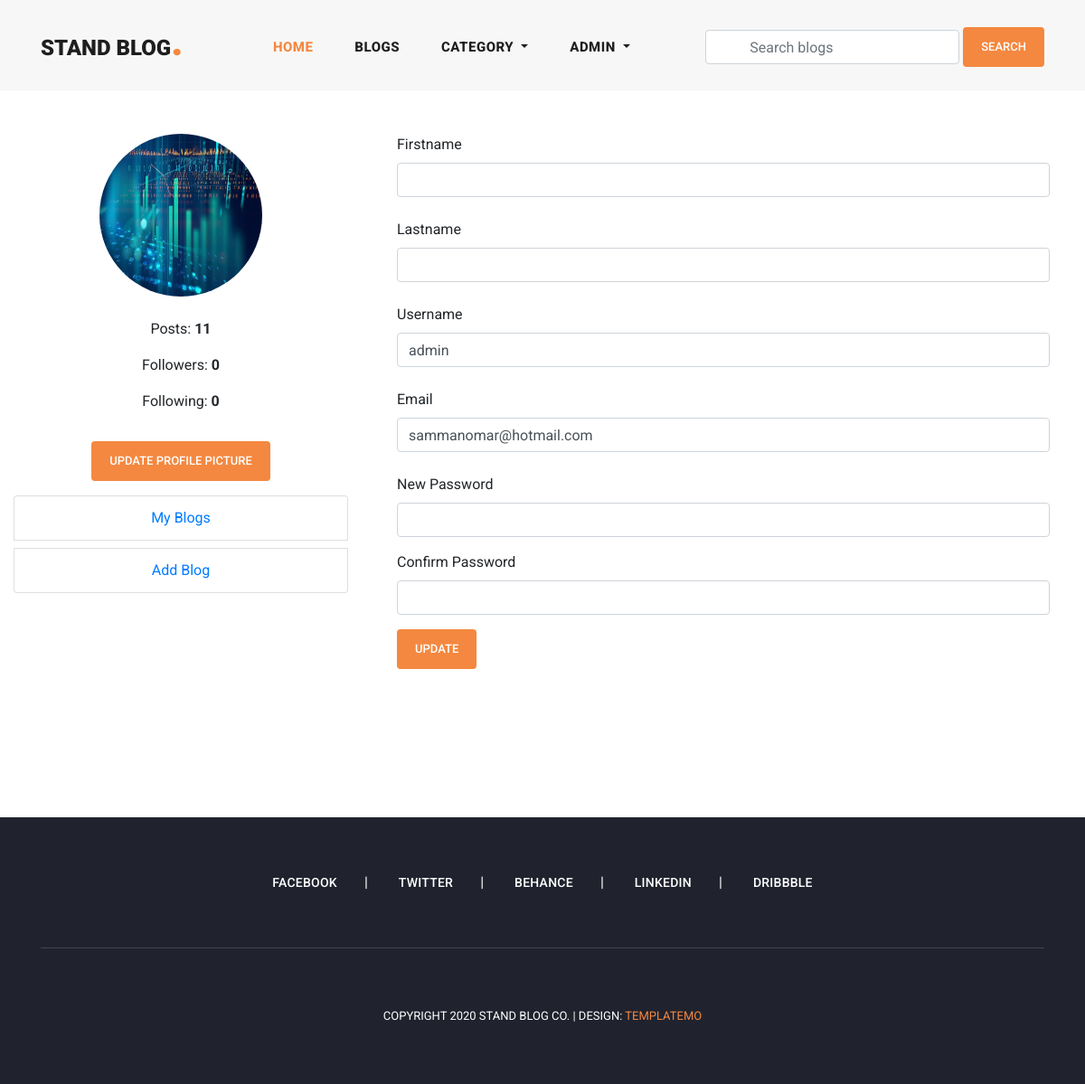
Before: /profile/ (signed in) with the older database file.
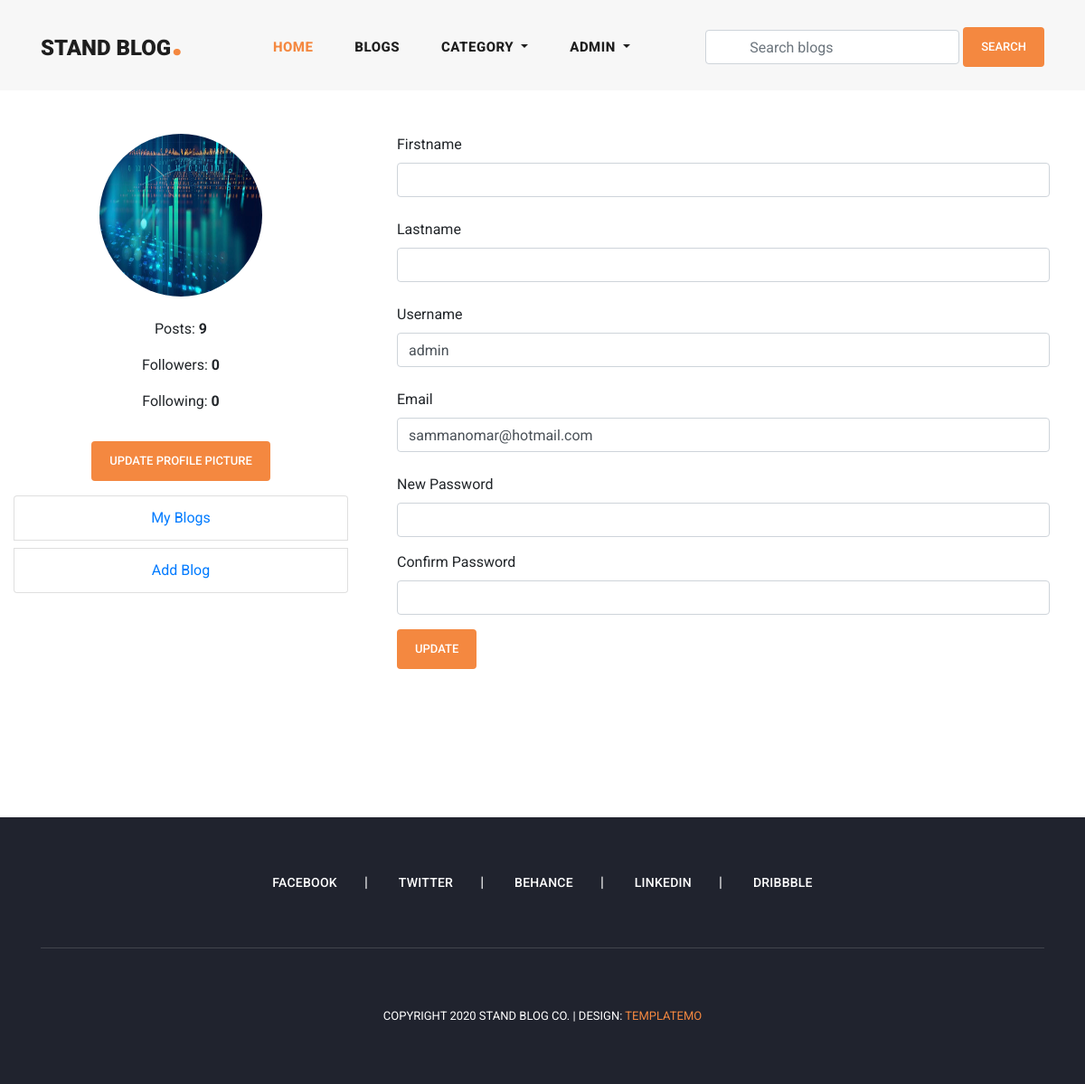
After: the same page with the newer database file.
### user_profile/models.py (models this page shows, shortened)
class User(AbstractUser):
    email = models.EmailField(
        max_length=150,
        unique=True,
        error_messages={
            "unique": "The email must be unique"
        }
    )
    profile_image = models.ImageField(
        null=True,
        blank=True,
        upload_to="profile_images"
    )
    followers = models.ManyToManyField("Follow")
    REQUIRED_FIELDS = ["email"]
    objects = CustomUserManager()
    def get_profile_picture(self):
        url = ""
        try:
            url = self.profile_image.url
        except:
            url = ""
        return url

### user_profile/views.py (the view, shortened to what this page needs)
# urls.py: path('profile/', profile, name='profile'),
@login_required(login_url='login')
def profile(request):
    account = get_object_or_404(User, pk=request.user.pk)
    form = UserProfileUpdateForm(instance=account)
    context = {
        "account": account,
        "form": form
    }
    return render(request, 'profile.html', context)

### user_profile/forms.py (shortened to what this page needs)
class UserProfileUpdateForm(forms.ModelForm):
    class Meta:
        model = User
        fields = ("first_name", "last_name", "username", "email", )

### blog/context_processors.py (called while the page is built)
def get_all_categories(request):
    categories = Category.objects.all()
    context = {
        "categories": categories
    }
    return context

### templates/profile.html (shortened to what this page needs)
{% extends 'base.html' %}
{% load static %}
{% block content %}
<section class="profile">
    <div class="container-fluid">
        <div class="row py-5">
            <div class="col-md-4">
                <div class="text-center">
                    <img class="rounded rounded-circle profile-picture" src="{{request.user.get_profile_picture}}"
                        alt="">
                    <ul class="text-center py-3">
                        <li class="py-2">
                            <span>Posts: <strong>{{account.user_blogs.count}}</strong></span>
                        </li>
                        <li class="py-2">
                            <span>Followers: <strong>{{account.followers.all.count}}</strong></span>
                        </li>
                        <li class="py-2">
                            <span>Following: <strong>{{account.user_follows.all.count}}</strong></span>
                        </li>
                    </ul>
                </div>
                <div class="text-center pt-2 pb-1">
                    <button type="button" class="btn btn-primary" data-toggle="modal" data-target="#exampleModal">
                        Update Profile Picture
                    </button>
                </div>
                <ul class="list-group text-center mt-2 mb-5">
                    <li class="list-group-item my-1">
                        <a class="text-decoration-none" href="{% url 'my_blogs' %}">
                            My Blogs
                        </a>
                    </li>
                    <li class="list-group-item my-1">
                        <a class="text-decoration-none" href="{% url 'add_blog' %}">
                            Add Blog
                        </a>
                    </li>
                </ul>
            </div>
            <div class="col-md-8">
                <form class="px-4" action="{% url 'profile' %}" method="POST">
                    <div class="form-group">
                        <label for="firstname">Firstname</label>
                        <input class="form-control" name="first_name" value="{{account.first_name}}" type="text">
                        <p class="text-danger error py-1">{{form.first_name.errors}}</p>
                    </div>
                    <div class="form-group">
                        <label for="lastname">Lastname</label>
                        <input class="form-control" name="last_name" value="{{account.last_name}}" type="text">
                        <p class="text-danger error py-1">{{form.last_name.errors}}</p>
                    </div>
                    <div class="form-group">
                        <label for="username">Username</label>
                        <input class="form-control" name="username" value="{{account.username}}" type="text">
                        <p class="text-danger error py-1">{{form.username.errors}}</p>
                    </div>
                    <div class="form-group">
                        <label for="email">Email</label>
                        <input class="form-control" name="email" value="{{account.email}}" type="email">
                        <p class="text-danger error py-1">{{form.email.errors}}</p>
                    </div>
                    <div class="form-group">
                        <label for="new_password">New Password</label>
                        <input class="form-control" name="new_password" value="" type="password">
                    </div>
                    <div class="form-group">
                        <label for="confirm_password">Confirm Password</label>
                        <input class="form-control" name="confirm_password" value="" type="password">
                    </div>
                    <div class="form-group mt-2">
                        <button class="btn btn-primary">Update</button>
                    </div>
                </form>
            </div>
        </div>
    </div>
</section>
{% endblock content %}

### templates/header.html (shortened to what this page needs)
<header class="">
    <nav class="navbar navbar-expand-lg">
        <div class="container">
            <a class="navbar-brand" href="index.html">
                <h2>Stand Blog<em>.</em></h2>
            </a>
            <div class="collapse navbar-collapse" id="navbarResponsive">
                <ul class="navbar-nav ml-auto">
                    <li class="nav-item active">
                        <a class="nav-link" href="{% url 'home' %}">Home
                        </a>
                    </li>
                    <li class="nav-item">
                        <a class="nav-link" href="{% url 'blogs' %}">Blogs</a>
                    </li>
                    <li class="nav-item dropdown">
                        <a class="nav-link dropdown-toggle" href="#" id="navbarDropdown" role="button"
                            data-toggle="dropdown" aria-haspopup="true" aria-expanded="false">
                            Category
                        </a>
                    </li>
                    {% if request.user.is_authenticated %}
                    <li class="nav-item dropdown">
                        <a class="nav-link dropdown-toggle" href="#" id="navbarDropdown" role="button"
                            data-toggle="dropdown" aria-haspopup="true" aria-expanded="false">
                            {{request.user.username}}
                        </a>
                    </li>
                    {% else %}
                    <li class="nav-item">
                        <a class="nav-link" href="{% url 'login' %}">Login</a>
                    </li>
                    {% endif %}
                </ul>
                <form class="form-inline d-flex flex-nowrap my-2 ml-auto search-form" action="{% url 'search_blogs' %}"
                    method="GET"><input class="form-control px-5" name="search" type="text" placeholder="Search blogs"
                        required>
                </form>
                <button class="btn btn-primary ml-1">Search</button>
            </div>
        </div>
    </nav>
</header>

Changed rows visible on the page:
changed User "ADMIN": user_blogs.count "11" → "9"
